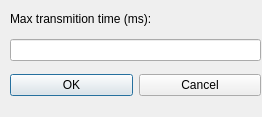
<?xml version="1.0" encoding="UTF-8"?>
<ui version="4.0">
 <class>TmaxDialog</class>
 <widget class="QDialog" name="TmaxDialog">
  <property name="geometry">
   <rect>
    <x>0</x>
    <y>0</y>
    <width>262</width>
    <height>117</height>
   </rect>
  </property>
  <property name="minimumSize">
   <size>
    <width>219</width>
    <height>117</height>
   </size>
  </property>
  <property name="maximumSize">
   <size>
    <width>262</width>
    <height>117</height>
   </size>
  </property>
  <property name="windowTitle">
   <string>Dialog</string>
  </property>
  <widget class="QWidget" name="layoutWidget">
   <property name="geometry">
    <rect>
     <x>10</x>
     <y>5</y>
     <width>251</width>
     <height>101</height>
    </rect>
   </property>
   <layout class="QVBoxLayout" name="verticalLayout">
    <property name="sizeConstraint">
     <enum>QLayout::SetNoConstraint</enum>
    </property>
    <item>
     <widget class="QLabel" name="tmaxlabel">
      <property name="sizePolicy">
       <sizepolicy hsizetype="Preferred" vsizetype="Fixed">
        <horstretch>0</horstretch>
        <verstretch>0</verstretch>
       </sizepolicy>
      </property>
      <property name="text">
       <string>Max transmition time (ms):</string>
      </property>
     </widget>
    </item>
    <item>
     <layout class="QHBoxLayout" name="horizontalLayout_2">
      <item>
       <widget class="QLineEdit" name="tmax">
        <property name="enabled">
         <bool>true</bool>
        </property>
        <property name="readOnly">
         <bool>false</bool>
        </property>
       </widget>
      </item>
     </layout>
    </item>
    <item>
     <layout class="QHBoxLayout" name="horizontalLayout">
      <item>
       <widget class="QPushButton" name="OK">
        <property name="text">
         <string>OK</string>
        </property>
       </widget>
      </item>
      <item>
       <widget class="QPushButton" name="Cancel">
        <property name="text">
         <string>Cancel</string>
        </property>
       </widget>
      </item>
     </layout>
    </item>
   </layout>
  </widget>
 </widget>
 <resources/>
 <connections>
  <connection>
   <sender>OK</sender>
   <signal>clicked()</signal>
   <receiver>TmaxDialog</receiver>
   <slot>accept()</slot>
   <hints>
    <hint type="sourcelabel">
     <x>52</x>
     <y>86</y>
    </hint>
    <hint type="destinationlabel">
     <x>62</x>
     <y>109</y>
    </hint>
   </hints>
  </connection>
  <connection>
   <sender>Cancel</sender>
   <signal>clicked()</signal>
   <receiver>TmaxDialog</receiver>
   <slot>reject()</slot>
   <hints>
    <hint type="sourcelabel">
     <x>183</x>
     <y>84</y>
    </hint>
    <hint type="destinationlabel">
     <x>187</x>
     <y>114</y>
    </hint>
   </hints>
  </connection>
 </connections>
</ui>
